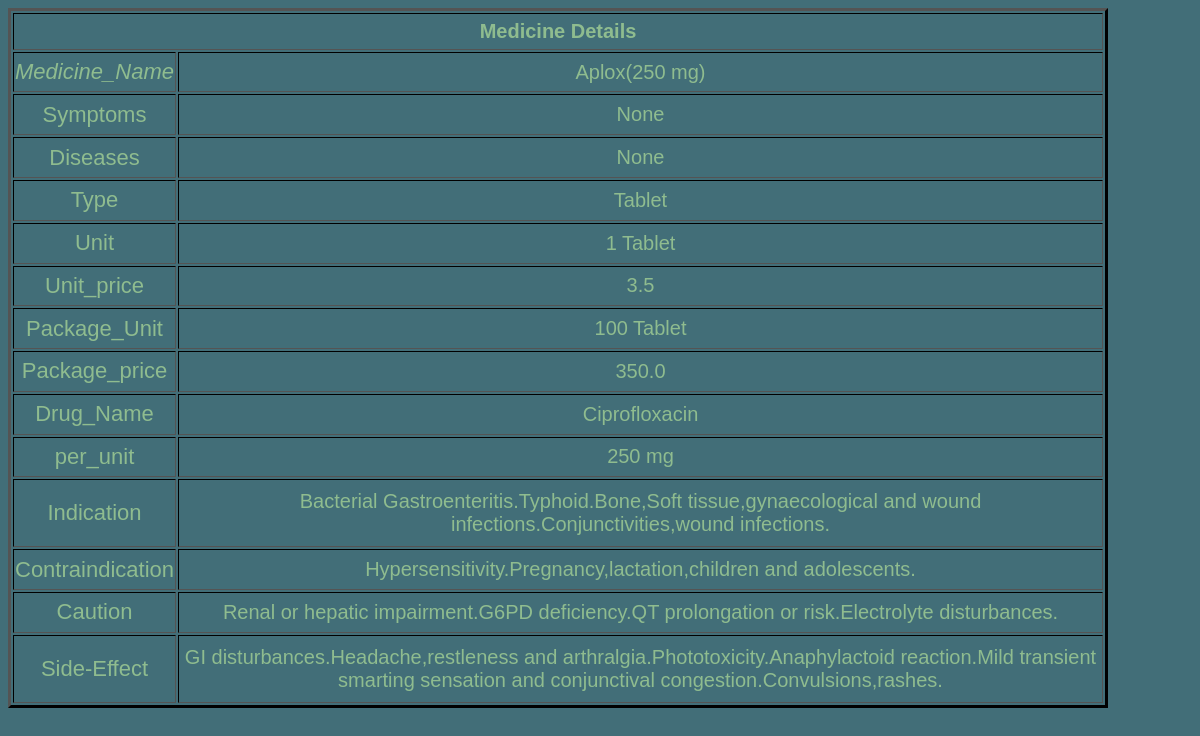
/guide/view/9/, run on the app's committed database.
### guide/models.py (models this page shows, shortened)
class guides(models.Model):
    mname=models.CharField(null='False',verbose_name='Medicine_Name',max_length=30)
    symptoms = models.CharField(max_length=1000, null='False')
    diseases = models.CharField(max_length=1000,null='False')
    category=models.CharField(null='False',verbose_name='Type',max_length=50)
    unit=models.CharField(max_length=10,null='False',verbose_name='Unit')
    unit_price=models.FloatField(null='False',verbose_name='Unit_price')
    package_unit=models.CharField(max_length=10,null='False',verbose_name='Package_Unit')
    package_price=models.FloatField(null='False',verbose_name='Package_price')
    drug=models.CharField(max_length=20,null='False',verbose_name='Drug_Name')
    per_unit=models.CharField(max_length=10,null='False',verbose_name='per_unit')
    indication=models.CharField(max_length=100,verbose_name='Indication')
    contraindication=models.CharField(max_length=100,verbose_name='Containdication')
    caution=models.CharField(max_length=500,null='True',verbose_name='Caution')
    side_effect=models.CharField(max_length=500,null='True',verbose_name='Side-Effect')

### guide/views.py (the view)
# urls.py: path('view/<int:pk>/', View,name='vieww'),
def View(request, pk):
    guide= get_object_or_404(guides,id=pk)
    return render(request,'view.html',{'key':guide})

### guide/templates/view.html
{% load static %}
<html>
    <head>
        <link rel="stylesheet" type="text/css" href="{% static 'guide.css' %}">
    </head>
    <body>
        <table border=3>
        <th colspan="2">Medicine Details</th>
<tr><td class="menu"><I>Medicine_Name</I></td><td>{{key.mname}}</td></tr>
<tr><td class="menu">Symptoms</td><td>{{key.symptoms}}</td></tr>
<tr><td class="menu">Diseases</td><td>{{key.diseases}}</td></tr>
<tr><td class="menu">Type</td><td>{{ key.category }}</td></tr>
<tr><td class="menu">Unit</td><td>{{ key.unit }}</td></tr>
<tr><td class="menu">Unit_price</td><td>{{ key.unit_price }}</td></tr>
<tr><td class="menu">Package_Unit</td><td>{{ key.package_unit }}</td></tr>
<tr><td class="menu">Package_price</td><td>{{ key.package_price }}</td></tr>
<tr><td class="menu">Drug_Name</td><td>{{ key.drug }}</td></tr>
<tr><td class="menu">per_unit</td><td>{{ key.per_unit }}</td></tr>
<tr><td class="menu">Indication</td><td>{{ key.indication }}</td></tr>
<tr><td class="menu">Contraindication</td><td>{{ key.contraindication }}</td></tr>
<tr><td class="menu">Caution</td><td>{{ key.caution }}</td></tr>
<tr><td class="menu">Side-Effect</td><td>{{ key.side_effect }}</td></tr>
        </table>
</body>
</html>

### guide/static/guide.css (style rules this page uses)
body { background-color: rgba(13, 70, 83, 0.78); }
table { border-color:black; height:700px; width:1100px; text-align: center; font-size: 20px; color:darkseagreen; font-family: Arial, Helvetica, sans-serif; }
table tr td.menu { font-size: 22px; }

### data on the page
guides: mname "Aplox(250 mg)", symptoms "None", diseases "None", category "Tablet", unit "1 Tablet", unit_price "3.5", package_unit "100 Tablet", package_price "350.0", drug "Ciprofloxacin", per_unit "250 mg", indication "Bacterial Gastroenteritis.Typhoid.Bone,Soft tissue,gynaecological and wound infections.Conjunctivities,wound infections.", contraindication "Hypersensitivity.Pregnancy,lactation,children and adolescents.", caution "Renal or hepatic impairment.G6PD deficiency.QT prolongation or risk.Electrolyte disturbances.", side_effect "GI disturbances.Headache,restleness and arthralgia.Phototoxicity.Anaphylactoid reaction.Mild transient smarting sensation and conjunctival congestion.Convulsions,rashes."
